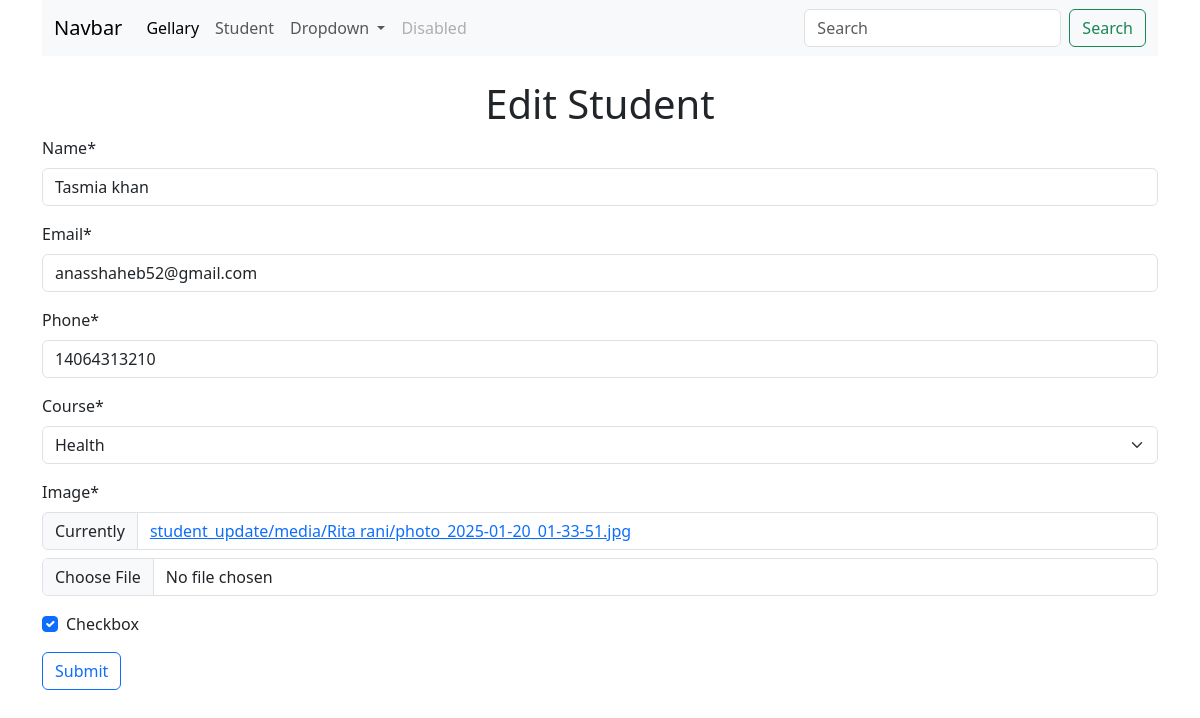
The app's page /student/update_student/4 with its own data.
### student_update/models.py (models this page shows, shortened)
class St_img(models.Model):
    COURSE = (
        ('Mathematics', 'Mathematics'),
        ('Science', 'Science'),
        ('English', 'English'),
        ('History', 'History'),
        ('Geography', 'Geography'),
        ('Computer Science', 'Computer Science'),
        ('Arts', 'Arts'),
        ('Business', 'Business'),
        ('Health', 'Health'),
        ('Others', 'Others')
    )
    name = models.CharField(max_length=100)
    email = models.EmailField(max_length=50)
    phone = models.IntegerField(null=True)
    course = models.CharField(max_length=100, choices=COURSE ,null=True)
    image = models.ImageField(upload_to=st_img, null=False)
    checkbox = models.BooleanField(default=False)
    created_at = models.DateTimeField(auto_now_add=True)
    updated_at = models.DateTimeField(auto_now=True)

### student_update/views.py (the view, shortened to what this page needs)
# urls.py: path('update_student/<int:id>', views.update_student.as_view(), name='update_student'),
class update_student(UpdateView):
    model = models.St_img
    form_class = mforms.st_gelary
    template_name = "st_create_update.html"
    context_object_name = 'student'
    pk_url_kwarg = 'id'
    success_url = reverse_lazy('studentList')
    def get_context_data(self, **kwargs):
        context = super().get_context_data(**kwargs)
        context['edit'] = True
        return context

### student_update/mforms.py
class st_gelary(forms.ModelForm):
    class Meta:
        model = models.St_img
        fields = ['name','email','phone','course','image','checkbox']
        lable ={
            'name': "Your full name",
            'email': 'fullname@example.com',
            'phone': 'your Phone Number',
            'course': 'select course',
            'image' : "upload your photo",
            'checkbox':'completed'
        }
        help_text ={
            "image": "your photo will show in photo gallery"
        }

### student_update/templates/st_create_update.html (shortened to what this page needs)
{% extends 'layout.html' %} {% load crispy_forms_tags %}
{% block content %}
{% if edit %}
<h1 class="text-center">Edit Student</h1>
{% else %}
<h1 class="text-center">Add Student</h1>
{% endif %}
<form method="post" class="my-class" enctype="multipart/form-data">
    {{ form | crispy }}
    <button type="submit" class="btn btn-outline-primary">Submit</button>
</form>
{% endblock %}

### records on screen
St_img: name "Tasmia khan", email "anasshaheb52@gmail.com", phone "14064313210", course "Health", checkbox "☑"
